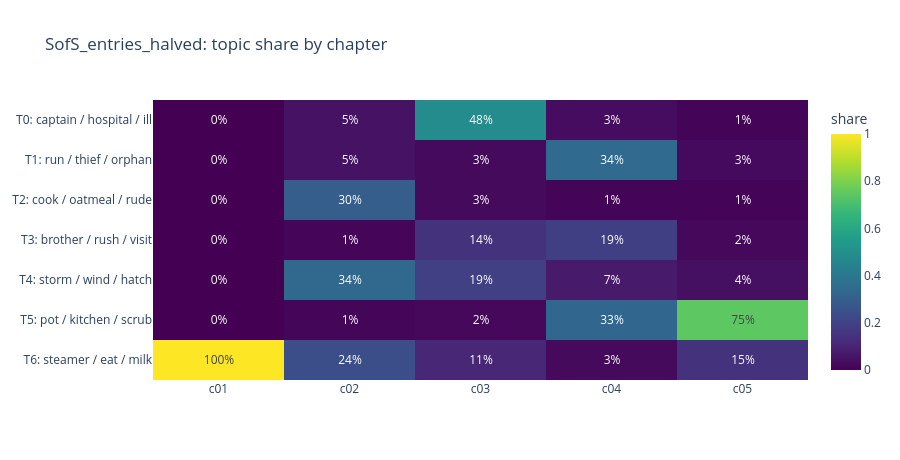

Notebook source saved alongside this figure:
### Markdown cell above
**Chapter × topic** — the same story at chapter resolution, weighted by how much text each entry contains.

### Code cell
Wz = np.nan_to_num(We) * (book_df["n_tokens"].values[:, None] * (~no_signal)[:, None])
wt = (book_df["n_tokens"].values * (~no_signal))
chap_ids = list(chap_start.index)
ch_rows = []
for c in chap_ids:
    idx = (book_df["chapter_id"] == c).values
    ch_rows.append(Wz[idx].sum(axis=0) / max(wt[idx].sum(), 1))
chapter_topics = pd.DataFrame(ch_rows, index=chap_ids, columns=[topic_label[t] for t in range(K)])

fig = px.imshow(chapter_topics.T.values, x=chap_ids, y=[topic_label[t][:46] for t in range(K)], aspect="auto",
                color_continuous_scale="Viridis", text_auto=".0%" if len(chap_ids) * K <= 200 else False,
                labels=dict(color="share"), title=f"{TITLE}: topic share by chapter")
fig.update_layout(height=max(350, 40 * K + 180))
show(fig, "06_chapter_by_topic")

### Figure 1 — Plotly figure (JSON) as saved in the notebook; plotly's stock layout.template omitted (floating-point values rounded to 4 significant figures)
{"data": [{"coloraxis": "coloraxis", "hovertemplate": "x: %{x}<br>y: %{y}<br>share: %{z}<extra></extra>", "name": "0", "texttemplate": "%{z:.0%}", "type": "heatmap", "x": ["c01", "c02", "c03", "c04", "c05"], "xaxis": "x", "y": ["T0: captain / hospital / ill", "T1: run / thief / orphan", "T2: cook / oatmeal / rude", "T3: brother / rush / visit", "T4: storm / wind / hatch", "T5: pot / kitchen / scrub", "T6: steamer / eat / milk"], "yaxis": "y", "z": [[0.0, 0.04871, 0.4833, 0.03261, 0.008872], [0.0, 0.05069, 0.0258, 0.3425, 0.02706], [0.0, 0.2966, 0.02585, 0.008302, 0.009474], [0.0, 0.01454, 0.1435, 0.188, 0.0199], [0.0, 0.3376, 0.192, 0.07122, 0.04362], [0.0, 0.01286, 0.02062, 0.3311, 0.7451], [1.0, 0.239, 0.1089, 0.02618, 0.146]]}], "layout": {"coloraxis": {"autocolorscale": false, "colorbar": {"title": {"text": "share"}}, "colorscale": [[0, "#440154"], [0.1111, "#482878"], [0.2222, "#3e4989"], [0.3333, "#31688e"], [0.4444, "#26828e"], [0.5556, "#1f9e89"], [0.6667, "#35b779"], [0.7778, "#6ece58"], [0.8889, "#b5de2b"], [1, "#fde725"]]}, "height": 460, "title": {"text": "SofS_entries_halved: topic share by chapter"}, "xaxis": {"anchor": "y", "domain": [0, 1]}, "yaxis": {"anchor": "x", "autorange": "reversed", "domain": [0, 1]}}}
